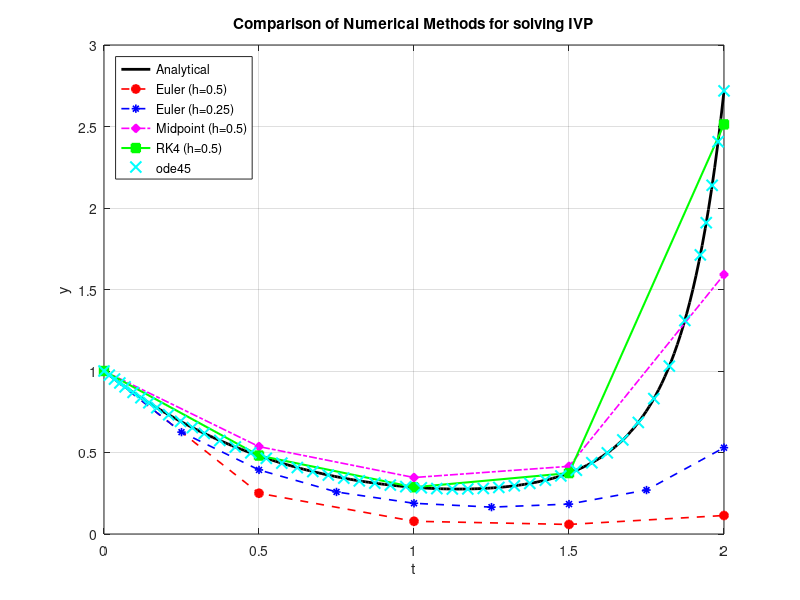

Write the MATLAB code that produced this figure.
clc; clear; close all;
% Nouh Shaikh EA_HW5_P2

% dy/dt = f(t,y)
f = @(t, y) y * t^3 - 1.5 * y;

t0 = 0;
tf = 2;
y0 = 1;

%% (a) Analytical Solution
t_exact = linspace(t0, tf, 200);
y_exact = exp(0.25 * t_exact.^4 - 1.5 * t_exact);

%% (b) Euler's Method (h = 0.5 and h = 0.25)
% h = 0.5
h1 = 0.5;
t_euler1 = t0:h1:tf;
y_euler1 = zeros(size(t_euler1));
y_euler1(1) = y0;
for i = 1:(length(t_euler1)-1)
    y_euler1(i+1) = y_euler1(i) + f(t_euler1(i), y_euler1(i)) * h1;
end

h2 = 0.25;
t_euler2 = t0:h2:tf;
y_euler2 = zeros(size(t_euler2));
y_euler2(1) = y0;
for i = 1:(length(t_euler2)-1)
    y_euler2(i+1) = y_euler2(i) + f(t_euler2(i), y_euler2(i)) * h2;
end

%% (c) Midpoint Method (h = 0.5)
h_mid = 0.5;
t_mid = t0:h_mid:tf;
y_mid = zeros(size(t_mid));
y_mid(1) = y0;
for i = 1:(length(t_mid)-1)
    y_mid_half = y_mid(i) + f(t_mid(i), y_mid(i)) * (h_mid / 2);
    t_half = t_mid(i) + (h_mid / 2);
    y_mid(i+1) = y_mid(i) + f(t_half, y_mid_half) * h_mid;
end

%% (d) Fourth-Order RK Method (h = 0.5)
h_rk4 = 0.5;
t_rk4 = t0:h_rk4:tf;
y_rk4 = zeros(size(t_rk4));
y_rk4(1) = y0;
for i = 1:(length(t_rk4)-1)
    k1 = f(t_rk4(i), y_rk4(i));
    k2 = f(t_rk4(i) + h_rk4/2, y_rk4(i) + k1*h_rk4/2);
    k3 = f(t_rk4(i) + h_rk4/2, y_rk4(i) + k2*h_rk4/2);
    k4 = f(t_rk4(i) + h_rk4, y_rk4(i) + k3*h_rk4);
    y_rk4(i+1) = y_rk4(i) + (h_rk4 / 6) * (k1 + 2*k2 + 2*k3 + k4);
end

%% (e) ODE45
[t_ode45, y_ode45] = ode45(f, [t0, tf], y0);

figure('Color', 'w');
plot(t_exact, y_exact, 'k-', 'LineWidth', 2); hold on;
plot(t_euler1, y_euler1, 'ro--', 'LineWidth', 1.2, 'MarkerFaceColor', 'r');
plot(t_euler2, y_euler2, 'b*--', 'LineWidth', 1.2);
plot(t_mid, y_mid, 'md-.', 'LineWidth', 1.2, 'MarkerFaceColor', 'm');
plot(t_rk4, y_rk4, 'gs-', 'LineWidth', 1.5, 'MarkerFaceColor', 'g');
plot(t_ode45, y_ode45, 'cx', 'MarkerSize', 8, 'LineWidth', 1.5);
xlabel('t'), ylabel('y');
title('Comparison of Numerical Methods for solving IVP');
legend('Analytical', 'Euler (h=0.5)', 'Euler (h=0.25)', ...
    'Midpoint (h=0.5)', 'RK4 (h=0.5)', 'ode45', 'Location', 'NorthWest');
grid on;
